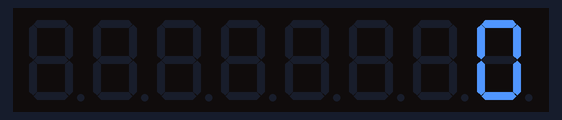
Bench run of a sketch on a simulated Arduino Nano, built with avr-gcc and run on an emulated ATmega328P. Parts: 8-digit seven-segment display.

Above: at 0.05 s.
At 5.06 s:
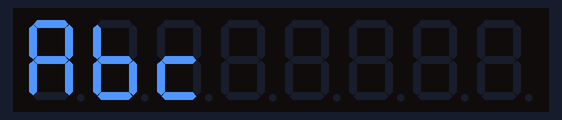
At 10.08 s:
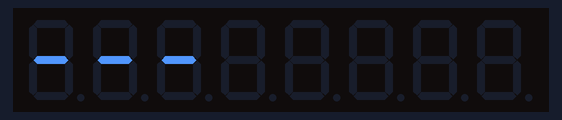
At 20.12 s:
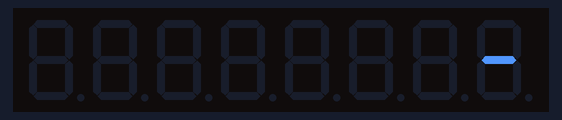
At 28.45 s:
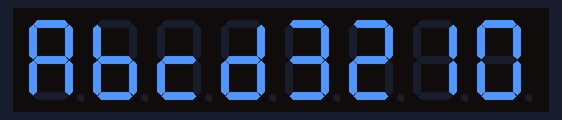
At 39.89 s:
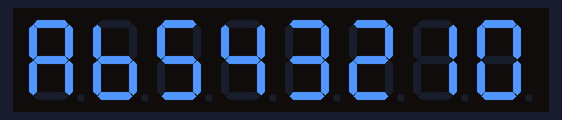

The sketch:

7-Seg8-DigitMAX7219.ino
```cpp
/*
 * 7-Seg 8-Digit MAX7219
 * RoboticsBrno 2016
 * www.robotikabrno.cz
 * version 1.0
 * 2016_07_06
 * Copy and modify from: https://codebender.cc/sketch:190454#7-Seg%208-Digit%20MAX7219.ino
 *
 * Arduino Nano -> 7-Seg 8-Digit MAX7219:
 * 5V   -> VCC
 * GND  -> GND
 * D10  -> CS
 * D11  -> CLK
 * D12  -> DIN
 */

#include "LedControl.h" //  need the library for control MAX7219

// LedControl(DIN,CLK,CS,numDevices)
/*
 * DIN  (dataPin)   pin on the Arduino where data gets shifted out
 * CLK  (clockPin)  pin for the clock
 * CS   (csPin)     pin for selecting the device
 * numDevices       number of devices (MAX7219) which you have connected (min 1, max 8)
 */
LedControl lc=LedControl(12,11,10,1); // lc is our object
// pin 12 (D12) is connected to the DIN
// pin 11 (D11) is connected to the CLK
// pin 10 (D10) is connected to the CS
// 1 as we are using only one MAX7219 (min 1, max 8)

char characters[] = {'A','b','c','d','E','F','H','L','P'};

void setup()
{
  // the first number (now zero) is ID of device which you will control
  // it is zero for first chip, one for second chip, ....., numDevice - 1 for last chip
  lc.shutdown(0,false);// turn off power saving, enables display
  lc.setIntensity(0,1);// sets brightness (0~15 possible values)
  lc.clearDisplay(0);// clear screen
}

void loop()
{
  for (int a=0; a<8; a++)
  {
    lc.setDigit(0,a,a,false);  // device 0, digit = a, value a, boolean dp = decimal point)
    delay(100);
  }
  for (int a=0; a<8; a++)
  {
    lc.setDigit(0,a,8,true);      // set all to 8 with DP (decimal point)
    delay(100);
  }
  for (int a=0; a<8; a++)
  {
    lc.setDigit(0,a,0,false);  // zero out with no DP
    delay(100);
  }
  for (int a=0; a<8; a++)
  {
    lc.setChar(0,a,' ',false);  // blank out with no DP
    delay(100);
  }
  for (int a=0; a<8; a++)
  {
    lc.setChar(0,a,'-',false);   // dash out with no DP
    delay(100);
  }
  for (int a=0; a<8; a++)
  {
    lc.setChar(0,a,' ',false);
    delay(100);
  }
  for (int a=0; a<8; a++)
  {
    lc.setChar(0,7-a,characters[a],false);
    delay(100);
  }
}
```
